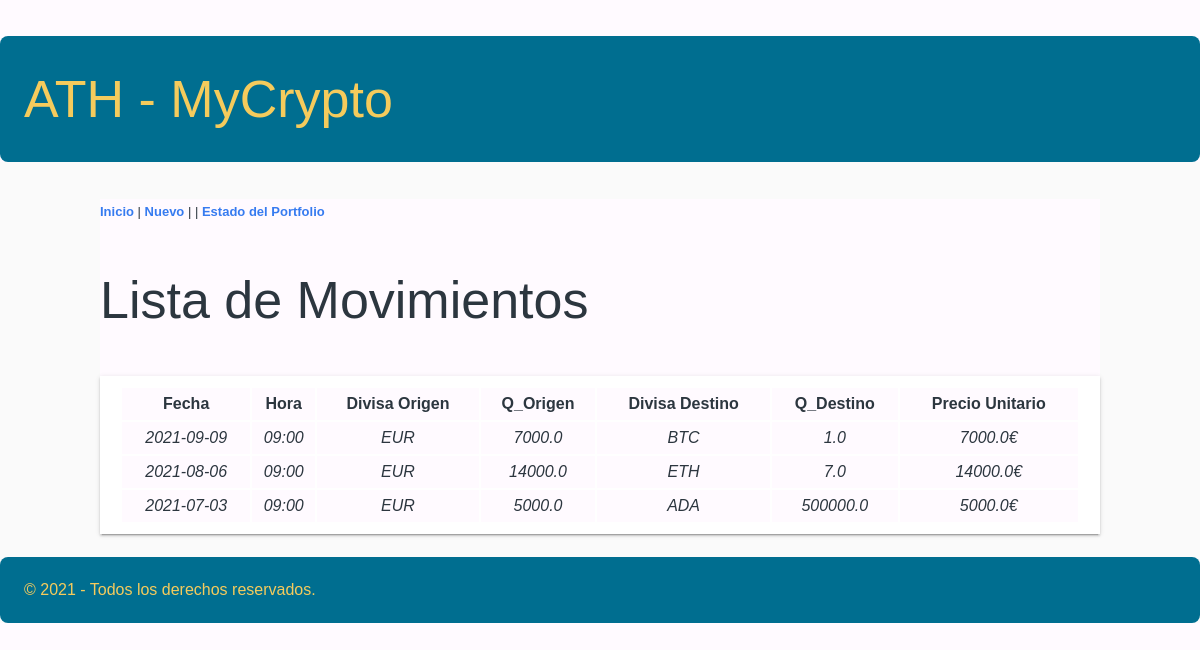
Before: / with the older database file.
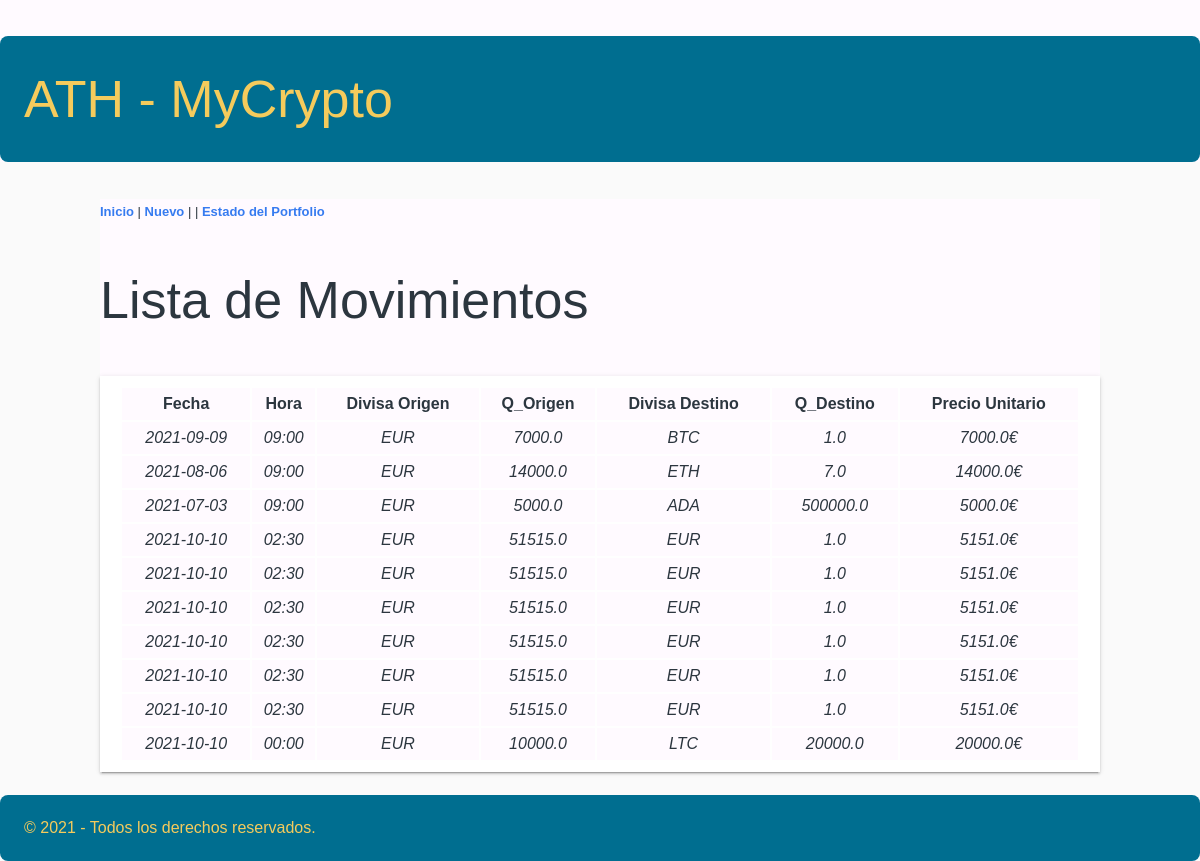
After: the same page with the newer database file.
### tables this page shows
CREATE TABLE "myCrypto" (
	"id"	INTEGER NOT NULL UNIQUE,
	"date"	TEXT NOT NULL,
	"time"	TEXT NOT NULL,
	"desde"	TEXT NOT NULL,
	"Q_desde"	REAL NOT NULL,
	"hasta"	TEXT NOT NULL,
	"Q_hasta"	REAL NOT NULL,
	"PU"	REAL NOT NULL,
	PRIMARY KEY("id" AUTOINCREMENT)
);

### appRegistro/views.py (the view)
@app.route("/")
def start():
    consulta = """
        SELECT *
            FROM myCrypto;
    """
    movimientos = dbManager.consultaSQL(consulta)
    return render_template("index.html", items=movimientos)

### appRegistro/models.py (called while the page is built)
    def consultaSQL(self, consulta, params = []):
        conex = sqlite3.connect(self.ruta_basedatos)
        cur = conex.cursor()
        cur.execute(consulta, params)
        keys = []
        for item in cur.description:
            keys.append(item[0])
        registros = []
        for registro in cur.fetchall():
            ix_clave = 0
            d = {}
            for columna in keys:
                d[columna] = registro[ix_clave]
                ix_clave += 1
            registros.append(d)
        conex.close()
        return registros

### appRegistro/templates/index.html (shortened to what this page needs)
{% extends 'base.html' %}
{% block contenido_pagina %}
        <h1>Lista de Movimientos</h1>
        {% if items | length == 0 %}
            <p>Introduce el primer movimiento</p>
        {% else %}
            <table class="paper">
                <tr>
                    <th>Fecha</th>
                    <th>Hora</th>
                    <th>Divisa Origen</th>
                    <th>Q_Origen</th>
                    <th>Divisa Destino</th>
                    <th>Q_Destino</th>
                    <th>Precio Unitario</th>
                </tr>
                {% for item in items %}
                <tr>
                    <td>{{ item.date }}</td>
                    <td>{{ item.time }}</td>
                    <td>{{ item.desde }}</td>
                    <td>{{ item.Q_desde }}</td>
                    <td>{{ item.hasta }}</td>
                    <td>{{ item.Q_hasta }}</td>
                    <td>{{ item.PU }}€</td>
                </tr>
                {% endfor %}
            </table>
        {% endif %}
{% endblock %}

### appRegistro/templates/base.html (shortened to what this page needs)
<!DOCTYPE html>
<html lang="en">
    <head id="titulo_grande" class="titulo_grande">
        <link rel="stylesheet" href="/static/css/styles.css">
        <link rel="stylesheet" href="/static/css/flat_remix.css">
    </head>
    <body>
        <header>
            <h1>ATH - MyCrypto</h1>
        </header>
        <section class="container1">
            <nav>
                <p><a href="/">Inicio</a> | <a href="/nuevo">Nuevo</a> | | <a href="/appRegistro/templates/status.html">Estado del Portfolio</a></p>
            </nav>
            {% block contenido_pagina %} {% endblock %}
        </section>
        <br>
        <footer>© 2021 - Todos los derechos reservados.</footer>
    </body>
</html>

### appRegistro/static/css/styles.css (style rules this page uses)
:root { --color-primario: #006E90; --color-secundario: #A18276; --color-terciario: #F5CB5C; --negro: #2c363f; --blanco: #FFFAFF; --separacion-defecto: 8px; }
* { background-color: var(--blanco); color: var(--negro); margin: 0; padding: 0; }
body { background-color: whitesmoke; font-family: 'Noto Sans JP', sans-serif; color: var(--dark-color); }
h1 { font-family: 'Noto Sans JP', sans-serif; font-weight: 700; border: none; }
footer { margin-top: var(--separacion-defecto); }
header *, footer { border-radius: var(--separacion-defecto); background-color: var(--color-primario); color: var(--color-terciario); font-size: 1rem; padding: 1.5rem; }
.container1 { max-width: 1000px; margin: 0 auto; }
table.paper { width: 100%; }
td { text-align: center; font-style: italic; }

### appRegistro/static/css/flat_remix.css (style rules this page uses)
* { box-sizing: border-box; outline: none; -webkit-appearance: none; -webkit-tap-highlight-color: transparent !important; -webkit-tap-highlight-color: rgba(0, 0, 0, 0) !important; -webkit-touch-callout: none; font-family: "Roboto", sans-serif; letter-spacing: 0; }
body { background-color: #FAFAFA; color: #5c616c; margin: 0; font-size: 13px; cursor: default; user-select: none; -webkit-user-select: none; -khtml-user-select: none; -moz-user-select: none; -ms-user-select: none; }
a:link, a:visited, a:active, a { color: #367bf0; font-weight: bold; text-decoration: none; cursor: pointer; }
h1, h2, h3, h4, h5, h6 { line-height: 1.5em; }
h1 { font-size: 4em; font-weight: lighter; margin: .7em 0; }
section, article, .section, .article, .paper { line-height: 2em; word-wrap: break-word; word-break: normal; line-height: 2em; }
.paper { font-size: 16px; box-shadow: 0 2px 2px 0 rgba(0, 0, 0, .14), 0 3px 1px -2px rgba(0, 0, 0, .2), 0 1px 5px 0 rgba(0, 0, 0, .12); padding: 10px 20px; background-color: #FFF; margin-top: 20px; min-height: 100px; color: #000; }

### appRegistro/templates/index.html (style rules this page uses)
* { font-family: Arial, Helvetica, sans-serif; }

Changed rows visible on the page:
added myCrypto: date "2021-10-10", time "02:30", desde "EUR", Q_desde "51515.0", hasta "EUR", Q_hasta "1.0", PU "5151.0"
added myCrypto: date "2021-10-10", time "02:30", desde "EUR", Q_desde "51515.0", hasta "EUR", Q_hasta "1.0", PU "5151.0"
added myCrypto: date "2021-10-10", time "02:30", desde "EUR", Q_desde "51515.0", hasta "EUR", Q_hasta "1.0", PU "5151.0"
added myCrypto: date "2021-10-10", time "02:30", desde "EUR", Q_desde "51515.0", hasta "EUR", Q_hasta "1.0", PU "5151.0"
added myCrypto: date "2021-10-10", time "02:30", desde "EUR", Q_desde "51515.0", hasta "EUR", Q_hasta "1.0", PU "5151.0"
added myCrypto: date "2021-10-10", time "02:30", desde "EUR", Q_desde "51515.0", hasta "EUR", Q_hasta "1.0", PU "5151.0"
added myCrypto: date "2021-10-10", time "00:00", desde "EUR", Q_desde "10000.0", hasta "LTC", Q_hasta "20000.0", PU "20000.0"
